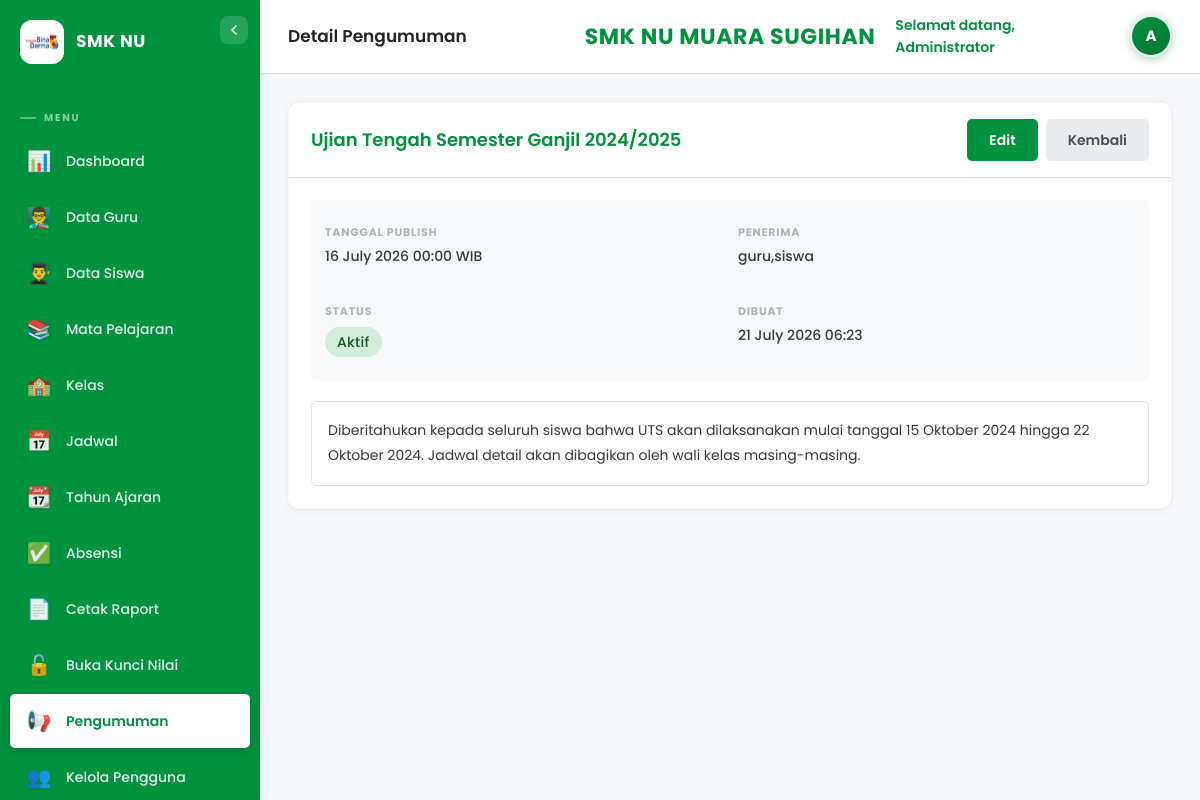
/public/index.php?page=pengumuman&action=detail&id=1 (signed in), run on the app's committed database.
### tables this page shows
CREATE TABLE `pengumuman` (
  `id` int NOT NULL,
  `judul` varchar(255) NOT NULL,
  `isi` text NOT NULL,
  `tanggal_publish` date NOT NULL,
  `penerima` set('guru','siswa') NOT NULL,
  `status` enum('aktif','draft','terjadwal') DEFAULT 'draft',
  `created_by` int NOT NULL,
  `created_at` timestamp NOT NULL DEFAULT CURRENT_TIMESTAMP,
  `updated_at` timestamp NOT NULL DEFAULT CURRENT_TIMESTAMP ON UPDATE CURRENT_TIMESTAMP
);

### config/database.php (called while the page is built, shortened)
<?php
function ensureNilaiMonthlySchema(PDO $db): void {
    try {
        $db->query("SELECT 1 FROM `nilai` LIMIT 1");
    } catch (PDOException $e) {
        return;
    }
    $fetchColumns = function(string $tableName) use ($db): array {
        $cols = [];
        try {
            $colSt = $db->query("SELECT COLUMN_NAME FROM information_schema.COLUMNS WHERE TABLE_SCHEMA = DATABASE() AND TABLE_NAME = '$tableName'");
            foreach ($colSt->fetchAll(PDO::FETCH_COLUMN) as $name) {
                $cols[] = $name;
            }
        } catch (PDOException $e) {}
        return $cols;
    };
    $addColumn = function(string $table, string $column, string $definition) use ($db, $fetchColumns): void {
        $cols = $fetchColumns($table);
        if (!in_array($column, $cols, true)) {
            try {
                $db->exec("ALTER TABLE `$table` ADD COLUMN `$column` $definition");
            } catch (PDOException $e) {}
        }
    };
    $addColumn('nilai', 'capaian_kompetensi', 'TEXT DEFAULT NULL AFTER `nilai_akhir`');
}
function getDB() {
    static $pdo = null;
    if ($pdo === null) {
        try {
            $pdo = new PDO("mysql:host=".DB_HOST.";dbname=".DB_NAME.";charset=utf8mb4", DB_USER, DB_PASS);
            $pdo->setAttribute(PDO::ATTR_ERRMODE, PDO::ERRMODE_EXCEPTION);
            $pdo->setAttribute(PDO::ATTR_DEFAULT_FETCH_MODE, PDO::FETCH_ASSOC);
            ensureNilaiMonthlySchema($pdo);
        } catch (PDOException $e) { die("DB Error: ".$e->getMessage()); }
    }
    return $pdo;
}

### core/Model.php (called while the page is built, shortened)
<?php
class Model {
    protected $db;
    protected $table;
    public function __construct() { $this->db = getDB(); }
    public function find($id) {
        $st=$this->db->prepare("SELECT * FROM {$this->table} WHERE id=?");
        $st->execute([$id]); return $st->fetch();
    }
}

### config/app.php (called while the page is built, shortened)
<?php
function base_url($path='') {
    $script = $_SERVER['SCRIPT_NAME'];
    $base = rtrim(dirname($script), '/');
    return $base.'/'.$path;
}

### views/admin/pengumuman/detail.php (the view, shortened to what this page needs)
<div class="card">
    <div class="card-header">
        <h3><?= htmlspecialchars($p['judul']) ?></h3>
        <div style="display:flex;gap:8px;">
            <a href="<?= base_url('index.php?page=pengumuman&action=edit&id='.$p['id']) ?>" class="btn btn-success">Edit</a>
            <a href="<?= base_url('index.php?page=pengumuman') ?>" class="btn btn-secondary">Kembali</a>
        </div>
    </div>
    <div class="card-body">
        <div class="detail-grid" style="margin-bottom:20px;padding:14px;background:var(--gray-50);border-radius:var(--radius-sm);">
            <div class="detail-item"><label>Tanggal Publish</label><span><?= date('d F Y H:i',strtotime($p['tanggal_publish'])) ?> WIB</span></div>
            <div class="detail-item"><label>Penerima</label><span><?= htmlspecialchars($p['penerima']) ?></span></div>
            <div class="detail-item"><label>Status</label><span><span class="badge <?= $p['status'] ?>"><?= ucfirst($p['status']) ?></span></span></div>
            <div class="detail-item"><label>Dibuat</label><span><?= $p['created_at']?date('d F Y H:i',strtotime($p['created_at'])):'-' ?></span></div>
        </div>
        <div class="content-text" style="padding:16px;background:var(--white);border:1px solid var(--stroke-light);border-radius:var(--radius-sm);"><?= nl2br(htmlspecialchars($p['isi'])) ?></div>
    </div>
</div>
<?php $content=ob_get_clean(); require VIEW_PATH.'/layouts/admin.php'; ?>

### public/css/style.css (style rules this page uses)
:root { --primary: #00923F; --primary-dark: #007532; --primary-hover: #00A548; --primary-light: #E5F4EA; --primary-soft: #F0FAF3; --primary-rgb: 0, 146, 63; --bg-app: #F6F8FC; --text-secondary-dark: #54595E; --text-medium: #4F4F4F; --stroke-light: #DEE2E6; --danger: #DC3545; --warning: #FFC107; --info: #17A2B8; --success: #00923F; --gray-50: #F8F9FA; --gray-100: #F1F3F5; --gray-200: #E9ECEF; --gray-300: #DEE2E6; --gray-400: #ADB5BD; --gray-500: #707070; --gray-600: #495057; --gray-700: #343A40; --gray-800: #212529; --white: #FFFFFF; --shadow: 0 0 4px rgba(0,0,0,0.06), 0 2px 12px rgba(0,0,0,0.04); --shadow-lg: 0 8px 30px rgba(0,0,0,0.1); --shadow-hover: 0 6px 22px rgba(0,0,0,0.10); --shadow-figma: 0 0 2px rgba(0,0,0,0.25); --radius: 10px; --radius-sm: 5px; --radius-lg: 12px; --sidebar-width: 260px; --header-h: 72px; --transition: all 0.28s cubic-bezier(0.4, 0, 0.2, 1); --transition-fast: all 0.18s cubic-bezier(0.4, 0, 0.2, 1); }
* { margin:0; padding:0; box-sizing:border-box; }
body { font-family:'Poppins','Inter',system-ui,-apple-system,sans-serif; background:var(--bg-app); color:var(--gray-700); line-height:1.6; overflow-x:hidden; -webkit-font-smoothing:antialiased; -moz-osx-font-smoothing:grayscale; }
a { text-decoration:none; color:inherit; }
.btn { display:inline-flex; align-items:center; justify-content:center; padding:10px 22px; border:none; border-radius:var(--radius-sm); font-size:14px; font-weight:600; font-family:inherit; cursor:pointer; transition:var(--transition); text-decoration:none; white-space:nowrap; position:relative; overflow:hidden; }
.btn::after { content:''; position:absolute; width:100%; height:100%; top:0; left:0; background:radial-gradient(circle,rgba(255,255,255,0.3) 10%,transparent 10.01%); transform:scale(10,10); opacity:0; transition:transform .4s, opacity .8s; pointer-events:none; }
.btn-secondary { background:var(--gray-200); color:var(--gray-600); }
.btn-success { background:var(--success); color:var(--white); }
.badge { display:inline-block; padding:4px 12px; border-radius:20px; font-size:11px; font-weight:600; letter-spacing:0.3px; }
.badge.aktif,.badge.hadir { background:#D4EDDA; color:#155724; }
.content-area > * { animation:fadeIn 0.4s ease-out; }
.card { background:var(--white); border-radius:var(--radius); box-shadow:0 0 2px rgba(0,0,0,.08), 0 2px 12px rgba(0,0,0,0.04); overflow:hidden; margin-bottom:22px; transition:var(--transition); border:1px solid rgba(0,0,0,0.03); }
.card-header { display:flex; justify-content:space-between; align-items:center; padding:16px 22px; border-bottom:1px solid var(--stroke-light); background:var(--white); }
.card-header h3 { font-size:18px; color:var(--primary); font-weight:600; font-family:'Poppins',sans-serif; }
.card-body { padding:22px; }
.detail-grid { display:grid; grid-template-columns:1fr 1fr; gap:16px; }
.detail-item { display:flex; flex-direction:column; padding:10px 0; }
.detail-item label { font-size:11px; font-weight:700; color:var(--gray-400); text-transform:uppercase; letter-spacing:0.8px; }
.detail-item span { font-size:14px; color:var(--gray-700); margin-top:3px; font-weight:500; }
.content-text { font-size:14px; line-height:1.8; color:var(--gray-700); }

### data on the page
pengumuman: judul "Ujian Tengah Semester Ganjil 2024/2025", tanggal_publish "16 July 2026 00:00", penerima "guru,siswa", status "Aktif", created_at "21 July 2026 06:23", isi "Diberitahukan kepada seluruh siswa bahwa UTS akan dilaksanakan mulai tanggal 15 Oktober 2024 hingga 22 Oktober 2024. Jadwal detail akan dibagikan oleh wali kelas masing-masing."

### other printed values
$pageTitle "Detail Pengumuman"
Auth::user('nama') "Administrator"
substr(Auth::user('nama'),0,1) "A"
